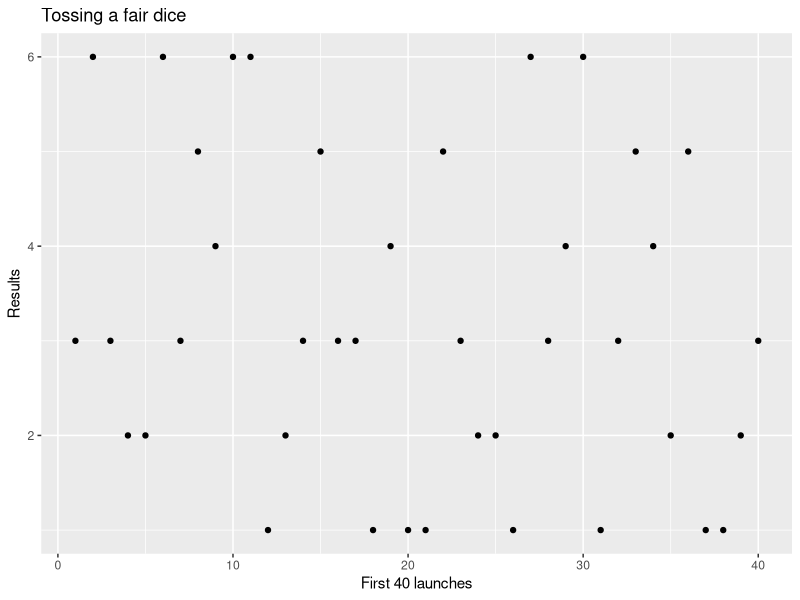
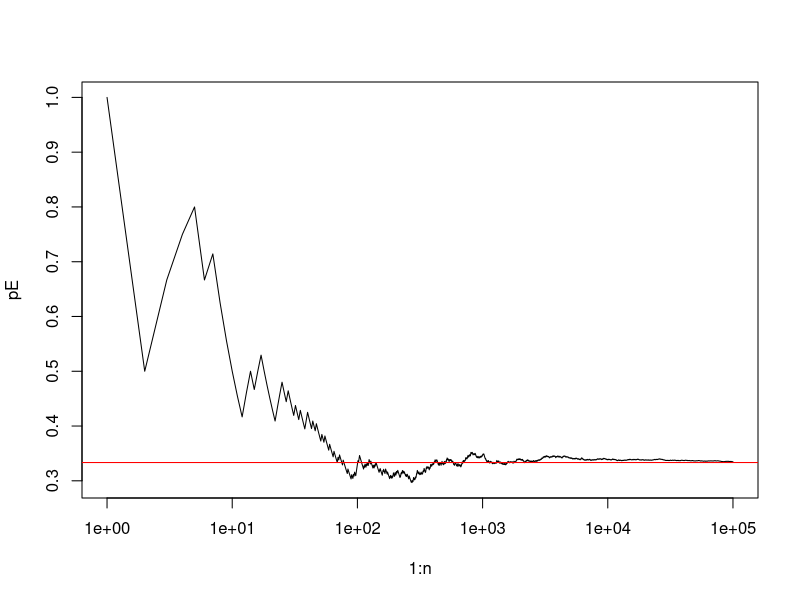

The R script that drew these images, in order: (Note: this script raises an error after producing the figures.)
# A. Simulate the tossing of a fair dice and verify through the definition
# that the event E = {2, 3} has probability 1/3. S = {1, 2, 3, 4, 5, 6};
# E = {2, 3}; P(E) = 1/3 (hint: generate a sequence of integer random
# numbers between 1 and 6 using the sample() function)
n <- 1e5 # 10^5 experiments.
E <- c(2, 3) # The event E
S <- 1:6 # The set of possible values

set.seed(123) # For reproducibility
# Sample n elements from 1 to 6
res <- sample(S, n, TRUE)

nE <- 0 # Initialize a new variable to store results
for (i in 1:n)
  nE[i] <- sum(res[i] == E) # 1 when res[i] = 2,3, 0 otherwise

# Compute the probability by dividing successes by launches
pE <- cumsum(nE) / (1:n)

# B. Plot the first 40 outcomes of the experiment
library(ggplot2)

#pdf("./plots/fair_dice_sim")
#plot(x = 1:40, y = res[1:40],
#     main = "Tossing a fire dice",
#     xlab = "First 40 launches",
#     ylab = "Results")
#dev.off()

df <- data.frame("index" = seq_along(res), "res" = res,
                 "pE" = pE)
# pdf("./plots/fair_dice_exp")
ggplot(data = df[1:40,], aes(x = index, y = res)) + 
  geom_point() + 
  labs(title = "Tossing a fair dice", 
       x = "First 40 launches", y = "Results")
# dev.off()

# C. Plot the convergence of P(E) at the value obtained from the classical 
# definition (1/3) 
# (hint: the frequentist approach says that, as the number of trials approaches
# infinity, the relative frequency will converge exactly to the true probability)

plot(x = 1:n, y = pE, type="l", log = "x")
abline(h = 1/3, col = "red")

ggplot(data = df, aes(x = index, y = probE)) + geom_line() +
  # horizontal line corresponding to the true probability
  geom_hline(aes(yintercept = 1/3),
            linetype = "dashed", color = "red") + 
  # Transforming the x-axis in log-scale
  scale_x_continuous(trans = "log10") + 
  labs(title = "Probability of event E = {2, 3}",
       subtitle = "From launch 1 to launch 10^5",
       x= "Launches", y = "Results")










